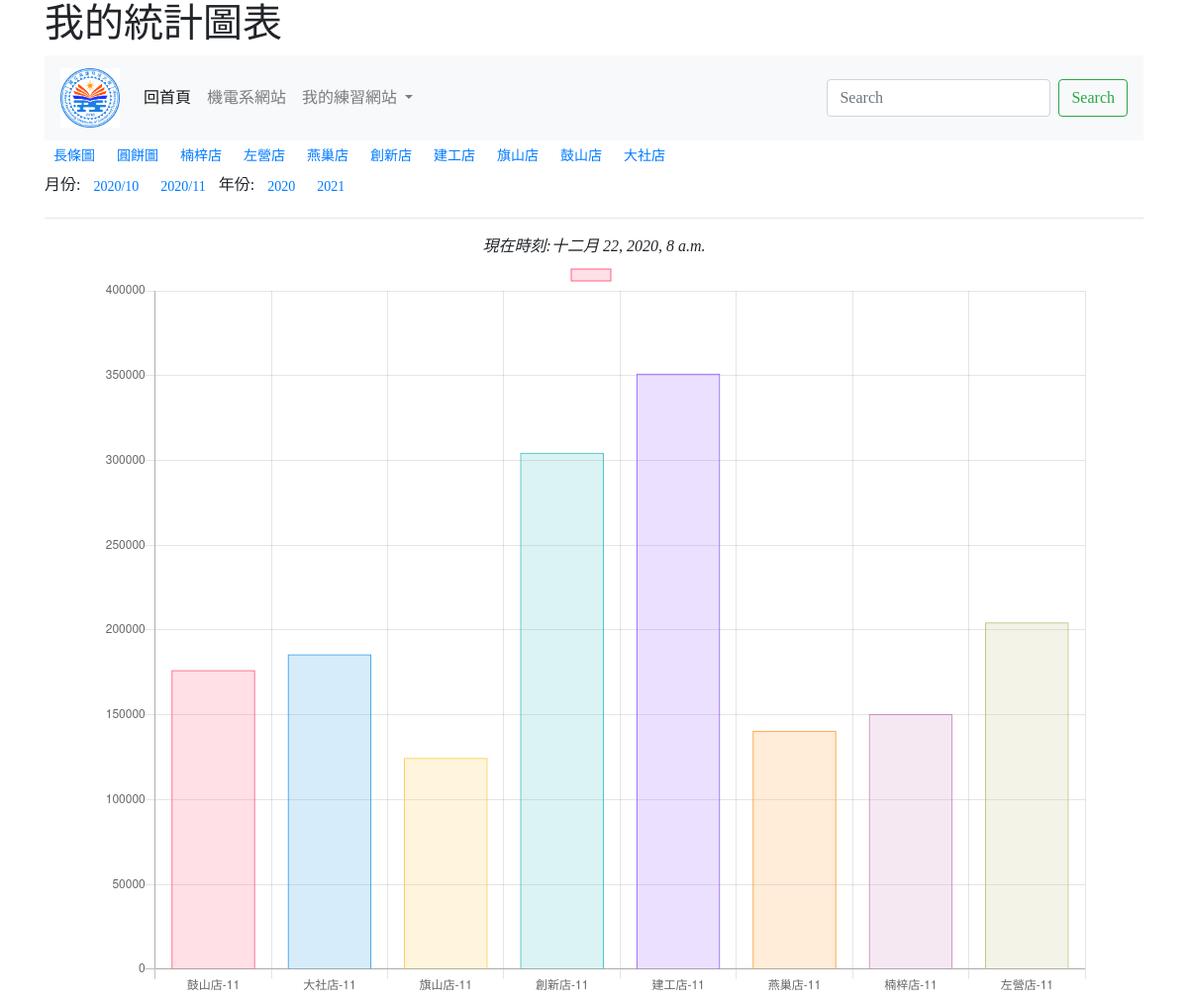
Page /mychart/ on the committed database.
### mysite/models.py (models this page shows)
class Branch(models.Model):
    title = models.CharField(max_length=200)
    name = models.CharField(max_length=200)
    def __str__(self):
        return self.title

### mysite/views.py (the view)
# urls.py: path('mychart/', mychart),
def mychart(request,bid=0):
    branchs = Branch.objects.all()
    now = datetime.now()
    if bid == 0:
        data = StoreIncome.objects.filter(income_month='11')
    else:
        data = StoreIncome.objects.filter(branch=bid)
    return render(request, 'mychart.html',locals())

### templates/mychart.html (shortened to what this page needs)
{% extends 'base.html' %}
{% block titlemessage %}
    <h1> 我的統計圖表 </h1>
{% endblock %}
{% block content %}
<button class='btn btn-sm'><a href='/mychart/'>長條圖</a></button>
<button class='btn btn-sm'><a href='/mychart2/'>圓餅圖</a></button>
{% for b in branchs %}
    <button class="btn btn-sm">
        <a href="/mychart/{{b.id}}">
            {{ b.title }}
        </a>
    </button>
{% endfor %}
<br>
月份:
<button class='btn btn-sm'><a href="/chartbydate/2020/10">2020/10</a></button>
<button class='btn btn-sm'><a href="/chartbydate/2020/11">2020/11</a></button>
年份:
<button class='btn btn-sm'><a href="/chartbydate/2020/">2020</a></button>
<button class='btn btn-sm'><a href="/chartbydate/2021/">2021</a></button>
<center>
<table width=1000>
    <tr><td>
<canvas id="myChart" width="400" height="300"></canvas>
</td></tr>
</center>
<script>
var ctx = document.getElementById('myChart').getContext('2d');
var myChart = new Chart(ctx, {
    type: 'bar',
    data: {
        labels: [ {% for item in data %} '{{ item.branch}}-{{ item.income_month}}', {% endfor %} ],
        datasets: [{
            label: '{{title}}',
            data: [ {% for item in data %} '{{ item.income}}', {% endfor %} ],
            backgroundColor: [
                'rgba(255, 99, 132, 0.2)',
                'rgba(54, 162, 235, 0.2)',
                'rgba(255, 206, 86, 0.2)',
                'rgba(75, 192, 192, 0.2)',
                'rgba(153, 102, 255, 0.2)',
                'rgba(255, 159, 64, 0.2)',
                'rgba(202, 142, 194, 0.2)',
                'rgba(194, 194, 135, 0.2)'
            ],
            borderColor: [
                'rgba(255, 99, 132, 1)',
                'rgba(54, 162, 235, 1)',
                'rgba(255, 206, 86, 1)',
                'rgba(75, 192, 192, 1)',
                'rgba(153, 102, 255, 1)',
                'rgba(255, 159, 64, 1)',
                'rgba(202, 142, 194, 1)',
                'rgba(194, 194, 135, 1)'
            ],
            borderWidth: 1
        }]
    },
    options: {
        scales: {
            yAxes: [{
                ticks: {
                    beginAtZero: true
                }
            }]
        }
    }
});
</script>
{% endblock %}

### templates/base.html (shortened to what this page needs)
<!doctype html>
<html lang="en">
  <head>
    <link rel="stylesheet" href="https://cdn.jsdelivr.net/npm/bootstrap@4.5.3/dist/css/bootstrap.min.css">
  </head>
  <body>
    <div class='container'>
      {% block titlemessage %}{% endblock %}
      {% include 'header.html' %}
      {% block content %}{% endblock %}
      {% include 'footer.html' %}
    </div>
  </body>
</html>

### templates/header.html (shortened to what this page needs)
{% load static %}
<nav class="navbar navbar-expand-lg navbar-light bg-light">
    <a class="navbar-brand" href="#">
        <img src="{% static "logo.jpg" %}" width=60 >
    </a>
    <div class="collapse navbar-collapse" id="navbarSupportedContent">
      <ul class="navbar-nav mr-auto">
        <li class="nav-item active">
          <a class="nav-link" href="/">回首頁 <span class="sr-only">(current)</span></a>
        </li>
        <li class="nav-item">
          <a class="nav-link" href="http://www.mae.nkfust.edu.tw" target="_blank">機電系網站</a>
        </li>
        <li class="nav-item dropdown">
          <a class="nav-link dropdown-toggle" href="#" id="navbarDropdown" role="button" data-toggle="dropdown" aria-haspopup="true" aria-expanded="false">
            我的練習網站
          </a>
        </li>
      </ul>
      <form class="form-inline my-2 my-lg-0">
        <input class="form-control mr-sm-2" type="search" placeholder="Search" aria-label="Search">
        <button class="btn btn-outline-success my-2 my-sm-0" type="submit">Search</button>
      </form>
    </div>
  </nav>

### templates/footer.html
<hr>
<i>現在時刻:{{ now }}</i>

### templates/base.html (style rules this page uses)
body { font-family: 微軟正黑體;標楷體; }

### rows in the picture
Branch: title "楠梓店"
Branch: title "左營店"
Branch: title "燕巢店"
Branch: title "創新店"
Branch: title "建工店"
Branch: title "旗山店"
Branch: title "鼓山店"
Branch: title "大社店"

### other values in the picture
chart data {{ item.branch }} 鼓山店, 大社店, 旗山店, 創新店, 建工店, 燕巢店, 楠梓店, 左營店
chart data {{ item.income_month }} 11, 11, 11, 11, 11, 11, 11, 11
chart data {{ item.income }} 176400, 185600, 124500, 304500, 351200, 140560, 150450, 204500
